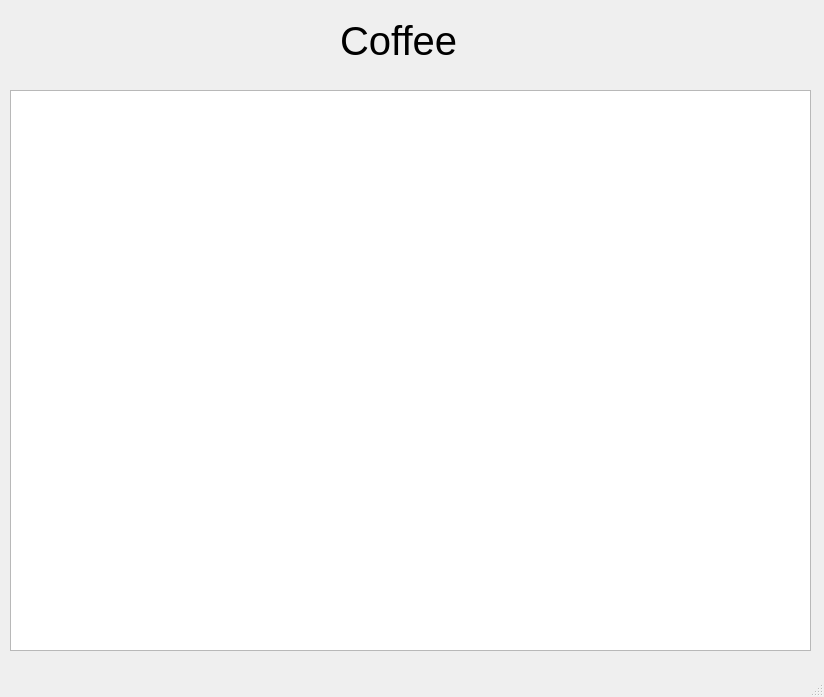
<?xml version="1.0" encoding="UTF-8"?>
<ui version="4.0">
 <class>MainWindow</class>
 <widget class="QMainWindow" name="MainWindow">
  <property name="geometry">
   <rect>
    <x>0</x>
    <y>0</y>
    <width>824</width>
    <height>697</height>
   </rect>
  </property>
  <property name="windowTitle">
   <string>MainWindow</string>
  </property>
  <widget class="QWidget" name="centralwidget">
   <widget class="QTableWidget" name="tableWidget">
    <property name="geometry">
     <rect>
      <x>10</x>
      <y>90</y>
      <width>801</width>
      <height>561</height>
     </rect>
    </property>
   </widget>
   <widget class="QLabel" name="label">
    <property name="geometry">
     <rect>
      <x>340</x>
      <y>0</y>
      <width>521</width>
      <height>81</height>
     </rect>
    </property>
    <property name="font">
     <font>
      <pointsize>30</pointsize>
     </font>
    </property>
    <property name="text">
     <string>Coffee</string>
    </property>
   </widget>
  </widget>
  <widget class="QMenuBar" name="menubar">
   <property name="geometry">
    <rect>
     <x>0</x>
     <y>0</y>
     <width>824</width>
     <height>21</height>
    </rect>
   </property>
  </widget>
  <widget class="QStatusBar" name="statusbar"/>
 </widget>
 <resources/>
 <connections/>
</ui>
